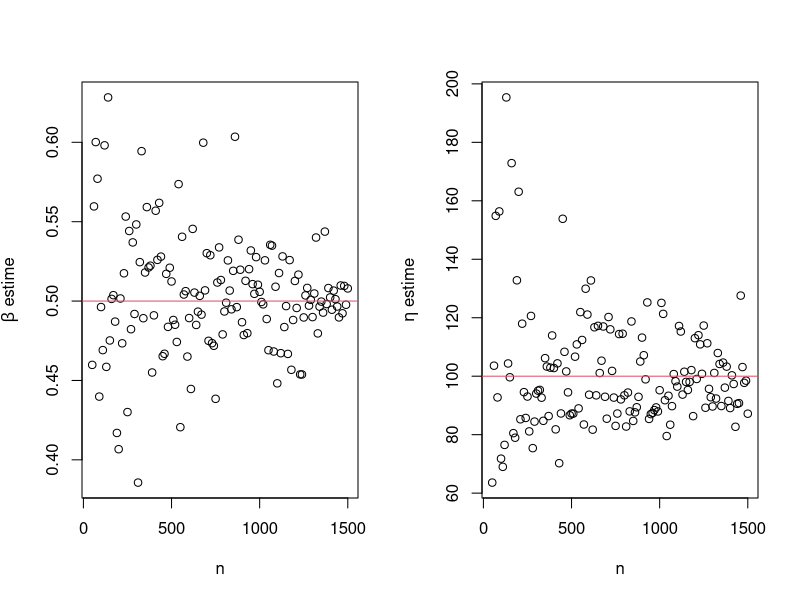
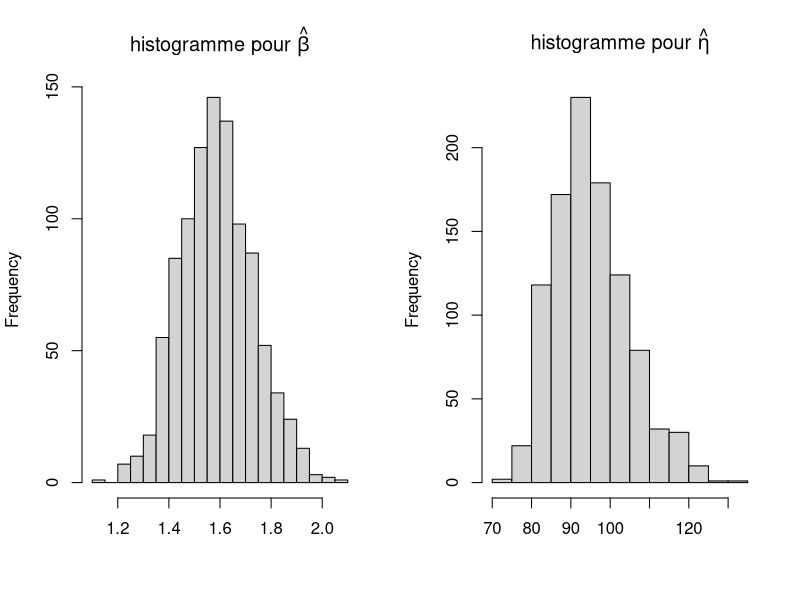

The R source for these figures, in order:
#Methode SEM

#fonction permettant de simuler N realisations de loi de Weibull de parametre eta0 et beta0, conditionnee par X>c
simu=function(c,eta0,beta0,N)
{
  u=runif(N)
  return(eta0*((-log(u)+(c/eta0)^beta0)^(1/beta0)))
}

#la log-vraisemblance pour l'?chantillon de d?part

logVrai=function(ech,c,beta,eta)
{
  m=length(ech[ech<c])
  m*log(beta) - m*log(eta) + (beta-1)*(sum(ech[ech<c])) 
           -m*(beta-1)*log(eta) - (sum(ech^beta))/(eta^beta)                               
}


f_beta_SEM=function(b,ech,N)
{
  1/b + (sum(log(ech))/N) - ((sum((ech^b)*log(ech)))/(sum(ech^b)))
}

EMV_SEM=function(x)
{
  n=length(x)
  beta.est = uniroot(f_beta_SEM,lower=0.001,
                         upper=10,ech=x,N=n)$root
  eta.est = (1/n * sum(x^beta.est))^(1/beta.est)
  return(list(beta_EMV_SEM=beta.est,eta_EMV_SEM=eta.est))
}

SEM=function(t,c,beta0=1,eta0=50,epsilon=0.05,iterMax=30)
{
  res=c(beta0,eta0) 
  n=length(t)
  m=length(t[t<c])  
  V=logVrai(t,c,beta0,eta0)   
  beta.est=beta0
  eta.est=eta0
  
  i=1   
  repeat
  {
    tSimu=t
    tSimu[tSimu>=c]=simu(c,eta.est,beta.est,n-m)
    beta.est=EMV_SEM(tSimu)$beta_EMV_SEM
    eta.est=EMV_SEM(tSimu)$eta_EMV_SEM
    res=rbind(res,c(beta.est,eta.est))
    V=c(V,logVrai(t,c,beta.est,eta.est))
    if (abs(V[i+1]-V[i])<epsilon) {break}
    if (i==iterMax) {break}
    i=i+1
  }
  return(list(beta_SEM=beta.est,eta_SEM=eta.est,iter=i,logVrai=V))
}


#test convergence
betaVrai=0.5
etaVrai=100
c=40
n=seq(from=50,to=1500,by=10)
SEM.est=c()

for (i in n)
{
  t <- rweibull(i,betaVrai,etaVrai)
  t[t>c]=c
  SEM.est=rbind(SEM.est,c(SEM(t,c)$beta_SEM,SEM(t,c)$eta_SEM))
}

par(mfrow = c(1,2))
plot(n,SEM.est[,1],ylab=expression(beta* " estime"))
abline(h=betaVrai,col=2)
plot(n,SEM.est[,2],ylab=expression(eta*" estime"))
abline(h=etaVrai,col=2)

  
#figure 2 - loi des estimateurs
betaVrai=1.5
etaVrai=100
n=500
c=40
k=1000   
SEM.est=matrix(nrow=k,ncol=2) 
for (i in 1:k)
{
  t <- rweibull(n,betaVrai,etaVrai)
  t[t>c]=c
  SEM.est[i,1]=SEM(t,c)$beta_SEM
  SEM.est[i,2]=SEM(t,c)$eta_SEM
}
par(mfrow = c(1,2))
hist(SEM.est[,1],breaks=20,
     xlab="",main=expression("histogramme pour "*hat(beta)))
hist(SEM.est[,2],breaks=20,
     xlab="",main=expression("histogramme pour "*hat(eta)))


